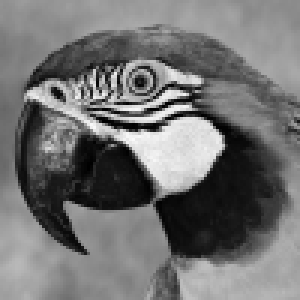
#> input picture Systemy wizyjne/parrot.bmp, 100 x 100 px (shown 3 times larger); the run also reads 2 pictures not shown here
$ jupyter execute 05_resolution.ipynb
#> lines starting #> are read from the running program, lines starting #| are printed output that depends on the picture; after the words box and inside, x2 and y2 are one past the last pixel; in counts of white or black regions, pixels touching at a corner belong together
# Rozdzielczość obrazu. Interpolacja.

## Cel zajęć:

* zapoznanie z pojęciem rozdzielczości przestrzennej (rozmiaru obrazu),
* metody interpolacji najbliższego sąsiada oraz dwuliniowa,
* zapoznanie z pojęciem rozdzielczości dpi (ang. dots per inch),
* zapoznanie z pojęciem rozdzielczości  poziomów jasności (dla obrazów w skali szarości),
* zadanie domowe: interpolacja dwusześcienna.

## Rodzielczość przestrzenna

Dyskretna reprezentacja obrazu to zwykle macierz dwu (N x M - obraz w skali szarości) lub trójwymiarowa (N x M x 3 - obraz kolorowy).
Przez rozdzielczość przestrzenną rozumie się liczbę pikseli z których składa się obraz.
Przykładowo rozdzielczość VGA to  640 x 480, Full HD to 1920 x 1080, a 4K to 3840 x 2160.
Rozdzielczość obrazu można modyfikować (zwiększać/zmniejszać), co nazywa się skalowaniem obrazu.
Warto wiedzieć, że zwiększenie rozdzielczości obrazu nie zwiększa ilości informacji, a jedynie liczbę pikseli (w sensie "lepiej nie będzie").
Ponadto skalowanie zawsze wprowadza pewne zniekształcenia, nawet przy zmniejszaniu rozmiaru.

W ramach niniejszego ćwiczenia zapoznamy się z metodami interpolacji, które są podstawą takich operacji jak: przybliżanie (zoom), zmiana rozdzielczości, rotacja obrazu, czy też korekcje geometryczne.
Jako przykład posłuży nam zmiana rozdzielczości, czyli inaczej mówiąc przepróbkowanie obrazu.
Dla przypomnienia - interpolacja to wykorzystanie znanych danych (wartości dla tzw. punktów węzłowych) do określania wartości w nieznanych lokalizacjach.

Zacznijmy od prostego przykładu.
Mamy obraz o rozdzielczości 500 x 500 pikseli, a chcemy go powiększyć do 750 x 750 pikseli -- tj. o~współczynnik 1,5.
Wyobraźmy sobie zatem, że dysponujemy siatką 750 x 750 o takim samym "rozmiarze" pojedynczego piksela jak obraz oryginalny.
Następnie siatkę tą ,,ścieśniamy'', tak aby miała rozmiar 500 x 500.
W rezultacie otrzymana siatka będzie miała mniejszy rozmiar pojedynczego piksela niż obraz oryginalny.
Schematycznie przedstawiono to na poniższym rysunku.

Pokazuje on przykład interpolacji: a) obraz 5x5, b) oraz 7x7, c) obraz 7x7 zmiejszony do 5x5.

Chcemy teraz poszczególnym elementom nowej siatki przyporządkować piksele z obrazu wejściowego.
Jedną z możliwości jest poszukanie "najbliższego" piksela w oryginalnym obrazie i wzięcie jego wartości.
Przykład takiego postępowania zaprezentowano na  poniższym rysunku.

Kilka słów wyjasnienia.
Kolorem ciemnoszarym oznaczono siatkę 5x5, a czarnym 7x7 (już po przeskalowaniu).
Nasze zadanie sprowadza się do znalezienia dla każdej kropki czarnej (umowny środek piksela), najbliżej leżącej kropki szarej - oznaczono to dla pierwszych trzech wierzszy obrazu liniami.

Po zrealizowaniu powyższego kroku dla całego obrazu wykonujemy "rozciągniecie" do rozdzielczości 750 x 750.
W ten sposób uzyskujemy finalny efekt zmiany rozdzielczości.

## Interpolacja metodą najbliższego sąsiada

Takie postępowanie określa się mianem **interpolacji metodą najbliższego sąsiada** (ang. *nearest neighbour interpolation*).
W ramach pierwszego etapu ćwiczenia zaimplementujemy to podejście.

1. Ładujemy potrzebne biblioteki, pobieramy obrazy z repozytorium, wczytujemy jeden z obrazów testowych (*parrot.bmp*) i wyświetlamy go:

[cell 1]
import cv2
import os
from matplotlib import pyplot as plt
import numpy as np

# Load required files
if not os.path.exists("parrot.bmp") :
    !wget https://raw.githubusercontent.com/vision-agh/poc_sw/master/05_Resolution/parrot.bmp --no-check-certificate
if not os.path.exists("clock.bmp") :
    !wget https://raw.githubusercontent.com/vision-agh/poc_sw/master/05_Resolution/clock.bmp --no-check-certificate
if not os.path.exists("chessboard.bmp") :
    !wget https://raw.githubusercontent.com/vision-agh/poc_sw/master/05_Resolution/chessboard.bmp --no-check-certificate
if not os.path.exists("lena.bmp") :
    !wget https://raw.githubusercontent.com/vision-agh/poc_sw/master/05_Resolution/lena.bmp --no-check-certificate
if not os.path.exists("firetruck.jpg") :
    !wget https://raw.githubusercontent.com/vision-agh/poc_sw/master/05_Resolution/firetruck.jpg --no-check-certificate


I = cv2.imread('parrot.bmp')           # Read image
#> I is the input picture: shape (100, 100, 3); min 0, max 250, mean 114.2
I = cv2.cvtColor(I, cv2.COLOR_BGR2GRAY) # Convert to RGB
#> I: shape (100, 100)

# Display
plt.figure(figsize=(I.shape[0]/100,I.shape[1]/100), dpi=200)
plt.imshow(I, cmap ="gray")
plt.xticks([]), plt.yticks([])  # Hides the graph ticks and x / y axis
plt.show()

2. Definiujemy funkcję do interpolacji metodą najbliższego sąsiada.

Jako argumenty wejściowe powinna ona przyjąć obraz oraz współczynniki skalowania w pionie i poziomie.
Wyjściem powinien być natomiast obraz w nowej rozdzielczości.
Wewnątrz należy:

* odczytać wymiary obrazka wejściowego,
* wyliczyć wymiary obrazka wyjściowego (tj. wymnożyć wymiary wejściowe przez skalę i zaokrąglić do liczb całkowitych),
* utworzyć nowy obraz o ww. rozmiarze,
* w pętli po nowym obrazie, dla każdego piksela, wykorzystując współczynniki skalowania, odnaleźć najbliższego sąsiada.

[cell 2]
def nearest_neighbor(image, scale_x, scale_y):
#> called with scale_x = 1.5, scale_y = 1.5
    height, width = image.shape
    new_width = int(width * scale_x)
    new_height = int(height * scale_y)
    new_image = np.zeros((new_height, new_width), dtype=np.uint8)
    scalex = 1.0 / scale_x
    scaley = 1.0 / scale_y
    for y in range(new_height):
        for x in range(new_width):
            origx = int(x * scalex)
            origy = int(y * scaley)
            new_image[y, x] = image[origy, origx]
    return new_image

3. Testujemy stworzoną funkcję:
    * dla skali 1.5, 1.5 i obrazka *parrot*,
    * dla 2.5, 2.5 - tu okaże się, że do kodu trzeba dopisać zabezpieczenie przed wyjściem poza zakres,
    * dla niejednakowych skal np. 1.5 i 2.5,
    * dla skal mniejszych od 1,
    * dla niesymetrycznego obrazka *clock*,
    * dla obrazka z szachownicą *chessboard*.

Uwaga: proszę dla powyższych przypadków przygotować osobne sekcje kodu - tak, aby wyświetlały się wszystkie rozważane przypadki.

Wykonana metoda jest bardzo prosta i szybka, ale wprowadza pewne niepożądane artefakty, w szczególnie źle odwzorowane są linie proste.
Z drugiej strony sprawdza się w pewnych nietypowych przypadkach.
Zostanie to zademonstrowane w dalszej części ćwiczenia.

[cell 3]
plt.figure(figsize=(I.shape[0]/100, I.shape[1]/100), dpi=200)
plt.imshow(I, cmap='gray')
plt.xticks([]), plt.yticks([])
plt.show()

scaled_image = nearest_neighbor(I, 1.5, 1.5)

plt.figure(figsize=(scaled_image.shape[0]/100, scaled_image.shape[1]/100), dpi=200)
plt.imshow(scaled_image, cmap='gray')
plt.xticks([]), plt.yticks([])
plt.show()

[cell 4]
scaled_image = nearest_neighbor(I, 2.5, 2.5)

plt.figure(figsize=(scaled_image.shape[0]/100, scaled_image.shape[1]/100), dpi=200)
plt.imshow(scaled_image, cmap='gray')
plt.xticks([]), plt.yticks([])
plt.show()

[cell 5]
scaled_image = nearest_neighbor(I, 1.5, 2.5)
#> call 3 of nearest_neighbor, with scale_x = 1.5, scale_y = 2.5
#> after the loop in nearest_neighbor (call 3), `for y in range(new_height):`:
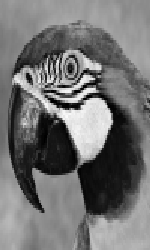
#> new_image: shape (250, 150); min 0, max 250, mean 114.2

plt.figure(figsize=(scaled_image.shape[0]/100, scaled_image.shape[1]/100), dpi=200)
plt.imshow(scaled_image, cmap='gray')
plt.xticks([]), plt.yticks([])
plt.show()

[cell 6]
scaled_image = nearest_neighbor(I, 0.5, 0.5)

plt.figure(figsize=(scaled_image.shape[0]/100, scaled_image.shape[1]/100), dpi=200)
plt.imshow(scaled_image, cmap='gray')
plt.xticks([]), plt.yticks([])
plt.show()

[cell 7]
I = cv2.imread('clock.bmp')
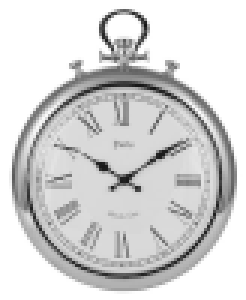
#> input picture Systemy wizyjne/clock.bmp, 82 x 100 px (shown 3 times larger)
#> I is the input picture: shape (100, 82, 3); min 21, max 255, mean 212.7
I = cv2.cvtColor(I, cv2.COLOR_BGR2GRAY)
#> I: shape (100, 82)

scaled_image = nearest_neighbor(I, 0.7, 0.7)

plt.figure(figsize=(scaled_image.shape[0]/100, scaled_image.shape[1]/100), dpi=200)
plt.imshow(scaled_image, cmap='gray')
plt.xticks([]), plt.yticks([])
plt.show()

[cell 8]
I = cv2.imread('chessboard.bmp')
I = cv2.cvtColor(I, cv2.COLOR_BGR2GRAY)

scaled_image = nearest_neighbor(I, 15, 15)
#> after the loop in nearest_neighbor (call 6), `for y in range(new_height):`:
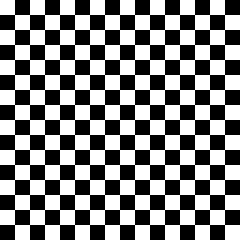
#> new_image: shape (240, 240); 50% white; 1 white region, box (x1, y1, x2, y2) and area: (0, 0, 240, 240) 28800

plt.figure(figsize=(scaled_image.shape[0]/100, scaled_image.shape[1]/100), dpi=200)
plt.imshow(scaled_image, cmap='gray')
plt.xticks([]), plt.yticks([])
plt.show()

## Interpolacja dwuliniowa

W praktyce, lepszym rozwiązaniem zwykle okazuje tzw. **interpolacja dwuliniowa** (ang. *bilinear interpolation*).
Wykorzystuje ona informację o czterech najbliższych sąsiadach do określenia nowej wartości piksela.

Jeśli przez $(i,j)$ oznaczymy współrzędne poszukiwanego piksela, a przez $I(i,j)$ jego jasność (składową w~odcieniach szarości) to jego wartość można obliczyć wykorzystując równanie:
\begin{equation}
I(i,j) = a \cdot i + b \cdot j+ c \cdot i \cdot j + d
\tag{1}
\end{equation}
gdzie: współczynniki $a,b,c,d$ można wyliczyć na podstawie czterech najbliższych sąsiadów.

Prześledźmy to na przykładzie z powyższego rysunku.
Niech współrzędne poszczególnych punktów to $A = (j_1,i_1)$, $B = (j_1,i_2)$, $C= (j_2,i_2)$ oraz $D = (j_2,i_1)$.
W pierwszej kolejności dokonujemy interpolacji wartości w punktach $AB$ i $CD$ -- czyli poziomo.
Wychodząc od równania prostej otrzymujemy:

\begin{equation}
f(AB) \approx \frac{i_2 - i}{i_2-i_1}f(A) + \frac{i - i_1}{i_2-i_1}f(B)
\tag{2}
\end{equation}

\begin{equation}
f(CD) \approx \frac{i_2 - i}{i_2-i_1}f(D) + \frac{i - i_1}{i_2-i_1}f(C)
\tag{3}
\end{equation}

Następnie wykonujemy analogiczną interpolację w pionie:
\begin{equation}
f(ABCD) \approx \frac{j_2 - j}{j_2-j_1}f(AB) + \frac{j - j_1}{j_2-j_1}f(CD)
\tag{4}
\end{equation}

Łącząc powyższe równania otrzymujemy:
\begin{equation}
f(ABCD) \approx \frac{1}{(i_2 - i_1)(j_2-j_1)} ( f(A)(i_2-i)(j_2 - y) + f(B)(i-i_1)(j_2 - j) \\ + f(C)(i-i_1)(j-j_1) + f(D)(i_2-i)(j-j_1))
\tag{5}
\end{equation}
gdzie zapis $f(X)$ oznacza wartość piksela w punkcie $X$.

Rozważania można uprościć przyjmując, że narożniki rozpatrywanego kwadratu mają następujące współrzędne: $A = (0,0)$, $B = (0,1)$, $C= (1,1)$ oraz $D = (1,0)$.
Wtedy powyższe równanie można zapisać:
\begin{equation}
f(ABCD) \approx f(A)(1-i)(1-j) + f(B)i(1-j) + f(C)ij + f(D)(1-i)j
\tag{6}
\end{equation}

lub macierzowo:
\begin{equation}
f(ABCD) \approx \begin{bmatrix}1 - i & i \end{bmatrix} \begin{bmatrix} f(A) & f(D) \\\\ f(B) & f(C)  \end{bmatrix}   \begin{bmatrix} 1-j \\\\ j  \end{bmatrix}
\tag{7}
\end{equation}

Uwaga.
Nieco wbrew nazwie interpolacja dwuliniowa nie jest operacją liniową.
W złożeniu dwóch operacji liniowych pojawia się człon $xy$.

Warto dodać, że kolejny ``poziom wtajemniczenia'' to **interpolacja dwusześcienna** (ang. *bicubic interpolation*).
Dana jest ona wzorem:
\begin{equation}
I(i,j) = \sum_{i=0}^{3} \sum_{j=0}^{3} a_{ij} x^i y^j
\tag{8}
\end{equation}
Jej implementacja stanowi zadanie domowe do bieżącego ćwiczenia.

Trzy powyżej przedstawione metody bynajmniej nie wyczerpują tematu.
Wystarczy choćby otworzyć stronę [wiki o skalowaniu](https://en.wikipedia.org/wiki/Image_scaling), by zobaczyć, że metod jest dużo więcej.

Wykorzystując powyższe równania zaimplementuj interpolację dwuliniową:
* dobrym punktem wyjścia będzie stworzona funkcja do interpolacji metodą najbliższego sąsiada,
* początek powinien być identyczny,
* różnice rozpoczynają się w momencie obliczenia współrzędnych nowego piksela,
* jeśli chcemy zastosować opisane powyżej wzory (w wariancie uproszczonym), to musimy wyliczyć współrzędne punktów $A,B,C,D$,
* w pierwszym kroku obliczamy współrzędne $A$ tj. $(0,0)$ - należy do tego wykorzystać funkcję *floor* (np. $i_1 = floor(i / h_{scale})$).
  Proszę ten krok odnieść do przedstawionego rysunku poglądowego,
* obliczenie współrzędnych $B,C,D$ jest już proste i sprowadza się do operacji `+1`,
* potrzebujemy jeszcze część ułamkową współrzędnych punktu $ABCD$ tj. $(i,j)$ - od ilorazu $i/h_{scale}$ należy odjąć wartość $i_1$
* wykorzystując wyznaczone współrzędne, należy pobrać wartości jasności w punktach $A,B,C,D$, tj. $f(A),f(B),f(C),f(D)$, podstawić do odpowiedniego równania i wykonać interpolację.

  Uwagi:
* Tworzenie macierzy *np.array*, mnożenie macierzy *np.dot*. Przy tworzeniu macierzy proszę zwrócić uwagę na niezbędne nawiasy kwadratowe.
* Przy próbie uruchomienia kodu pewnie okaże się, że wystąpi przekroczenie zakresu - należy dodać stosowne zabezpieczenie.

Proszę dla interpolacji dwuliniowej wykonać takie same eksperymenty, jak dla  najbliższego sąsiada.

[cell 9]
def interpolacja_dwuliniowa(image, scale_x, scale_y):
#> called with scale_x = 1.5, scale_y = 1.5
    (rows, cols) = image.shape
    new_rows = int(np.round(scale_x * rows))
    new_cols = int(np.round(scale_y * cols))

    new_image = np.zeros((new_rows, new_cols), dtype=np.float64)


    for i in range(new_rows):
        for j in range(new_cols):
            old_i = i / scale_x
            old_j = j / scale_y

            i1 = int(np.floor(old_i))
            i2 = int(np.floor(old_i + 1))
            j1 = int(np.floor(old_j))
            j2 = int(np.floor(old_j + 1))

            if i2 >= rows:
                i2 = rows - 1
            if j2 >= cols:
                j2 = cols - 1

            if i1 == i2:
                i1 -= 1
            if j1 == j2:
                j1 -= 1

            A = image[i1, j1]
            B = image[i1, j2]
            C = image[i2, j2]
            D = image[i2, j1]

            fAB = ((j2 - old_j) / (j2 - j1)) * A + ((old_j - j1) / (j2 - j1)) * B
            fCD = ((j2 - old_j) / (j2 - j1)) * C + ((old_j - j1) / (j2 - j1)) * D
            fABCD = ((i2 - old_i) / (i2 - i1)) * fAB + ((old_i - i1) / (i2 - i1)) * fCD

            new_image[i, j] = int(np.round(fABCD))
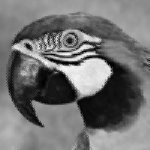
#> new_image: shape (150, 150) float64; min 0, max 250, mean 114.2
    return new_image

[cell 10]
I = cv2.imread('parrot.bmp')
I = cv2.cvtColor(I, cv2.COLOR_BGR2GRAY)

plt.figure(figsize=(I.shape[0]/100, I.shape[1]/100), dpi=200)
plt.imshow(I, cmap='gray')
plt.xticks([]), plt.yticks([])
plt.show()

scaled_image = interpolacja_dwuliniowa(I, 1.5, 1.5)

plt.figure(figsize=(scaled_image.shape[0]/100, scaled_image.shape[1]/100), dpi=200)
plt.imshow(scaled_image, cmap='gray')
plt.xticks([]), plt.yticks([])
plt.show()

[cell 11]
scaled_image = interpolacja_dwuliniowa(I, 2.5, 2.5)
#> call 2 of interpolacja_dwuliniowa, with scale_x = 2.5, scale_y = 2.5
#> after the loop in interpolacja_dwuliniowa (call 2), `for i in range(new_rows):`:
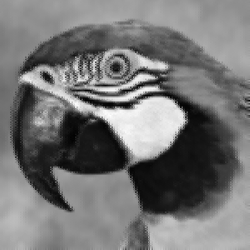
#> new_image: shape (250, 250) float64; min -2, max 250, mean 114.2; drawn with min black and max white

plt.figure(figsize=(scaled_image.shape[0]/100, scaled_image.shape[1]/100), dpi=200)
plt.imshow(scaled_image, cmap='gray')
plt.xticks([]), plt.yticks([])
plt.show()

[cell 12]
scaled_image = interpolacja_dwuliniowa(I, 1.5, 2.5)
#> call 3 of interpolacja_dwuliniowa, with scale_x = 1.5, scale_y = 2.5
#> after the loop in interpolacja_dwuliniowa (call 3), `for i in range(new_rows):`:
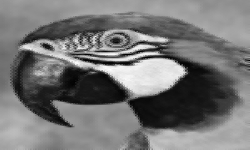
#> new_image: shape (150, 250) float64; min -2, max 250, mean 114.2; drawn with min black and max white

plt.figure(figsize=(scaled_image.shape[0]/100, scaled_image.shape[1]/100), dpi=200)
plt.imshow(scaled_image, cmap='gray')
plt.xticks([]), plt.yticks([])
plt.show()

[cell 13]
scaled_image = interpolacja_dwuliniowa(I, 0.5, 0.5)

plt.figure(figsize=(scaled_image.shape[0]/100, scaled_image.shape[1]/100), dpi=200)
plt.imshow(scaled_image, cmap='gray')
plt.xticks([]), plt.yticks([])
plt.show()

[cell 14]
I = cv2.imread('clock.bmp')
I = cv2.cvtColor(I, cv2.COLOR_BGR2GRAY)

scaled_image = interpolacja_dwuliniowa(I, 0.7, 0.7)
#> after the loop in interpolacja_dwuliniowa (call 5), `for i in range(new_rows):`:
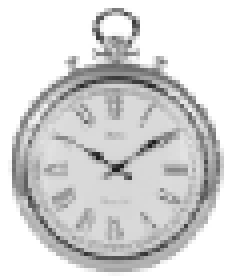
#> new_image: shape (70, 57) float64 (shown 4 times larger); min 29, max 255, mean 212.8

plt.figure(figsize=(scaled_image.shape[0]/100, scaled_image.shape[1]/100), dpi=200)
plt.imshow(scaled_image, cmap='gray')
plt.xticks([]), plt.yticks([])
plt.show()

[cell 15]
I = cv2.imread('chessboard.bmp')
I = cv2.cvtColor(I, cv2.COLOR_BGR2GRAY)

scaled_image = interpolacja_dwuliniowa(I, 15, 15)
#> after the loop in interpolacja_dwuliniowa (call 6), `for i in range(new_rows):`:
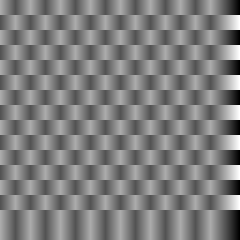
#> new_image: shape (240, 240) float64; min -238, max 493, mean 125.6; drawn with min black and max white

plt.figure(figsize=(scaled_image.shape[0]/100, scaled_image.shape[1]/100), dpi=200)
plt.imshow(scaled_image, cmap='gray')
plt.xticks([]), plt.yticks([])
plt.show()

## Interpolacja w OpenCV

W OpenCV dostępna jest funkcja `resize`, która służy do zmiany rozmiaru obrazka.
Składnia jest następująca `dst = cv2.resize(	src, dsize[, dst[, fx[, fy[, interpolation]]]] )`, gdzie `det` to obraz wynikowy, `src` obraz źródłowy, `dsize` rozmiar docelowy (ew. można podać współczynniki skalowania dla poszczególnych osi: `fx,fy`), `interpolation` metoda interpolacji.
Metod podstawowych dostępnych jest 5:
- najbliższego sąsiada - ` cv2.INTER_NEAREST`,
- dwuliniowa - ` cv2.INTER_LINEAR`,
- dwukubiczna - ` cv2.INTER_CUBIC`,
- *area* - ` cv2.INTER_AREA`,
- *lanczos4* - ` cv2.INTER_LANCZOS4`.

Przeprowadzimy następujący eksperyment: obraz (o większej niż dotąd rozdzielczości) przeskalujemy każdą z metod -- zwiększymy i zmniejszymy jego rozdzielczość. Dodamy też pomiar czasu realizacji obliczeń.

Obraz: TODO

Proszę stworzyć funkcję, która jako argumenty przyjmuje obraz oraz dwa współczynniki skalujące, a wewnątrz przeprowadzone zostaną interpolacje, pomiar czasu oraz wizualizacja (można wypisać czas w tytule rysunku).

Pomiar czasu:
```{python}
from timeit import default_timer as timer
start = timer()
# ...
end = timer()
print(end - start)
```

Wykonaj eksperyment dla kilku różnych skal, przeanalizuj czasy obliczeń.

[cell 16]
import cv2
from matplotlib import pyplot as plt
from timeit import default_timer as timer

def resize_and_visualize(image, scale_x, scale_y, interpolation):
#> called with scale_x = 2, scale_y = 2, interpolation = 0
    start = timer()
    scaled_image = cv2.resize(image, None, fx=scale_x, fy=scale_y, interpolation=interpolation)
    end = timer()

    plt.figure(figsize=(10, 5))
    plt.imshow(scaled_image, cmap='gray')
    plt.title("Interpolacja: {}, {:.5f} sekund".format(interpolation, end - start))
    plt.axis('off')
    plt.show()

I = cv2.imread('parrot.bmp')
I = cv2.cvtColor(I, cv2.COLOR_BGR2GRAY)

[cell 17]
scale_x, scale_y = 2, 2
resize_and_visualize(I, scale_x, scale_y, cv2.INTER_NEAREST)
resize_and_visualize(I, scale_x, scale_y, cv2.INTER_LINEAR)
#> call 2 of resize_and_visualize, with scale_x = 2, scale_y = 2, interpolation = 1
#> in resize_and_visualize (call 2), `scaled_image = cv2.resize(image, None, fx=scale_x, fy=scale_y, interpo..`:
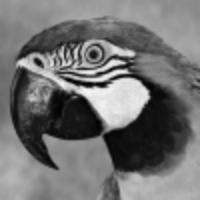
#> scaled_image: shape (200, 200); min 1, max 247, mean 114.1
resize_and_visualize(I, scale_x, scale_y, cv2.INTER_CUBIC)
resize_and_visualize(I, scale_x, scale_y, cv2.INTER_AREA)
resize_and_visualize(I, scale_x, scale_y, cv2.INTER_LANCZOS4)
#> in resize_and_visualize (call 5), `scaled_image = cv2.resize(image, None, fx=scale_x, fy=scale_y, interpo..`:
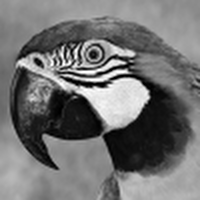
#> scaled_image: shape (200, 200); min 0, max 255, mean 114.2

Najwolniejszy jest sposób interpolacji Lanczos4.

## Rozdzielczość (dpi)

Omówioną wcześniej rozdzielczość przestrzenną (rozmiar) należy utożsamiać z rozmiarem macierzy w której zapisany jest obraz.
W tym ujęciu rozmiar pojedynczego piksela nie ma specjalnego znaczenia.
Problem pojawia się, kiedy obraz trzeba wyświetlić lub wydrukować.
Wtedy pojedynczy piksel staje się ,,obiektem fizycznym'' i musi mieć swój rozmiar (wysokość/szerokość/powierzchnię).

Parametr dpi (ang. *dots per inch*) określa liczbę kropek (pikseli), która mieści się na jednym calu (25,4 mm) długości/szerokości.
Dopiero kombinacja rozmiaru i rozdzielczości określa nam rzeczywisty rozmiar obrazu jaki uzyskamy na wydruku.

Dpi staje się istotne w przypadku drukowania, gdyż wyświetlanie na monitorze odbywa się zazwyczaj 1 piksel obrazka = 1 piksel na monitorze (w przypadku maksymalnej rozdzielczości wspieranej przez monitor), ew. następuje automatyczne skalowanie.

Wpływ rozdzielczości można zademonstrować w następujący sposób:
- wczytaj obraz *lena.bmp*.  Ma on rozmiar $512 \times 512$.
- wykorzystując funkcję `imresize` stwórz obrazy o rozmiarach $256 \times 256$, $128 \times 128$, $64 \times 64$ - metoda interpolacji jest w tym wypadku mniej istotna.
- wyświetl obrazy wymuszając zachowanie na ekranie wejściowej rozdzielczości $512 \times 512$. W przypadku biblioteki *matplotlib* ta funkcjonalność jest domyślna.

Proszę zaobserwować co dzieję się z obrazkiem.

[cell 18]
lena = cv2.imread('lena.bmp', cv2.IMREAD_GRAYSCALE)
#> (the rest of the program and of its run is left out)
